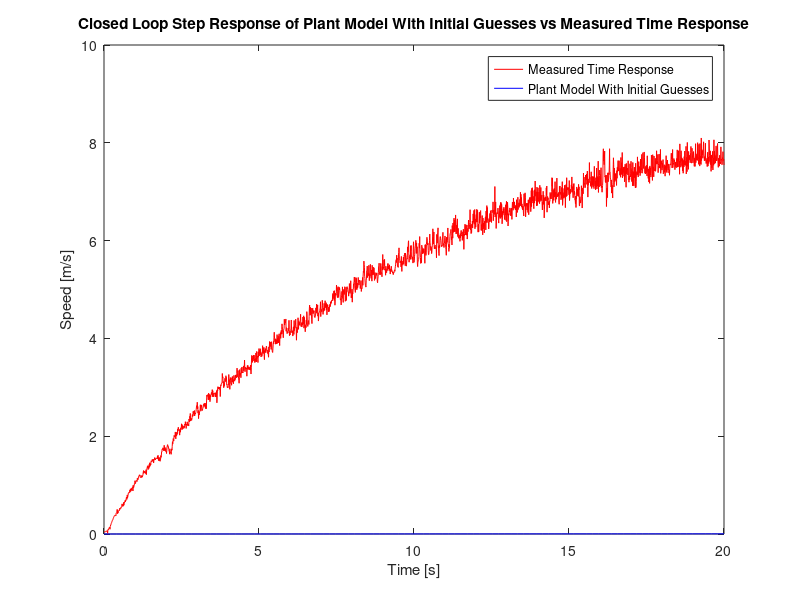
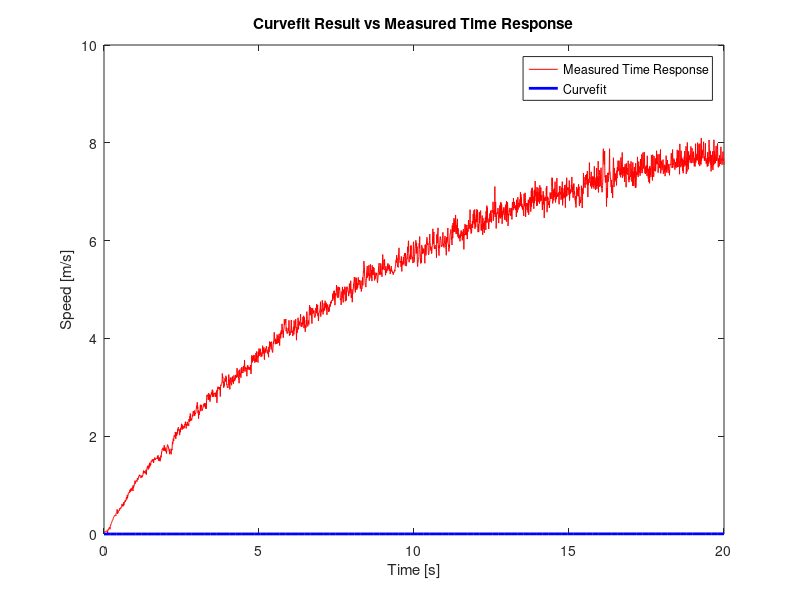

MATLAB code to generate these figures, in order:
                   %%% <System Identification> %%% 

%%%% -- This is the first code used in the controller design process -- %%%%

%%% DESCRIPTION
%%% This code identifies the constants of the derived ebike plant model using a least-sqaures curve fitting method
%%%  based on initial guesses of the plant model constants 
%%%   This code requires 00912.mat data file in order to run

%%%%%% Doing the all clear %%%%%%
clear
clc
close all

%%%%%% PLANT MODEL %%%%%% (Derived from first principles)
%%%
%%% v(s)/V(s) = Kt*L*Rw / (J*L + L*Rw^2*m)*s^2 + (J*Rm + 2*Ka*L*Rw^2 + Rm*Rw^2*m)*s + Kt^2 + 2*Ka*Rm*Rw^2 ) 
%%%
%%%%%% %%%%%% %%%%%% %%%%%

% Initializing Plant Model Constants 
Ka = 0.368; 
kt = 0.002;  
Rm = 0.15;  
m = 95.05; 
J = 0.15;   
L = 0.06;   
Rw = 0.34; 

% Loading Measured Time Response Data
load('00912.mat') 
xdata = linspace(0,20,2401);  
ydata = (2*pi()/60)*(456.3862.*NIData(300:2700,7)-1.2846)*(0.341*0.028985/0.333375); %the raw data from 00912.mat must first be processed to convert it to m/s (see http://moorepants.github.io/dissertation/davisbicycle.html#calibration) 
ydata = transpose(ydata);

% Declaring Coefficeints of Simplified Plant Model 
% Gp = e / (s^2 + f*s + g)
a = J*L + L*Rw^2*m;
b = J*Rm + 2*Ka*L*Rw^2 + Rm*Rw^2*m;
c = kt^2 + 2*Ka*Rm*Rw^2;
d = kt*L*Rw;
e = d/a;
f = b/a;
g = c/a;

% Function that computes the time response of the transfer function. 
% This function is used in the least-squares curve fitting
% The expression below is the inverse laplace of 8*e / s^3 + f*s^2 + g*s where x is an array containing the values of coefficients e, f and g
time_response = @(x,xdata) 8*x(1)/x(3) - (8*x(1)*exp(-(x(2).*xdata)/2).*(cosh(xdata.*((x(2)^2)/4 - x(3))^(1/2)) + (x(2)*sinh(xdata.*((x(2)^2)/4 - x(3))^(1/2)))/(2*((x(2)^2)/4 - x(3))^(1/2))))/x(3); 

% Initial Guess
x0 = [e, f, g]; 

% Plotting The Initial Guess Against the Measured Data 
figure()
t_2 = linspace(xdata(1), xdata(end));
plot(xdata,ydata,'r',t_2,time_response(x0,t_2),'b') 

title('Closed Loop Step Response of Plant Model With Initial Guesses vs Measured Time Response')
xlabel('Time [s]') 
ylabel('Speed [m/s]')
legend('Measured Time Response', 'Plant Model With Initial Guesses')

% Curve Fitting Using Least-Squares Method
x = lsqcurvefit(time_response,x0,xdata,ydata);
fprintf("The optimized coefficients:"); display(x); fprintf("/n");

% Plotting the Curve Fit
figure();
plot(xdata,ydata,'r',t_2,time_response(x,t_2),'b', 'LineWidth', 2 )  
title('Curvefit Result vs Measured Time Response')
xlabel('Time [s]') 
ylabel('Speed [m/s]')
legend('Measured Time Response', 'Curvefit')

% Displaying the Identified Plant Model
Gp = tf(x(1),[1,x(2),x(3)]);
fprintf('The identified plant model is:'); display(Gp)
